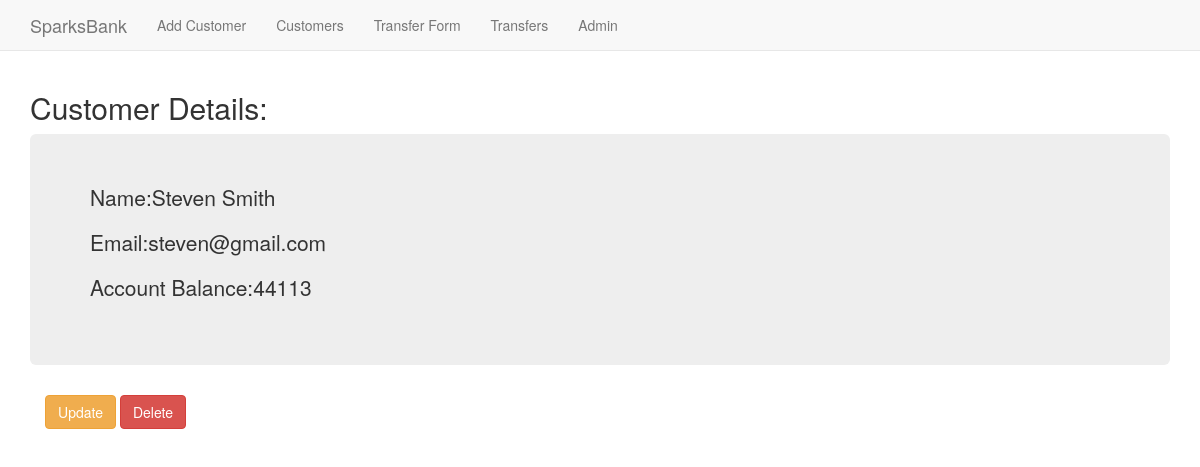
Before: /basicapp/customer/1/ with the older database file.
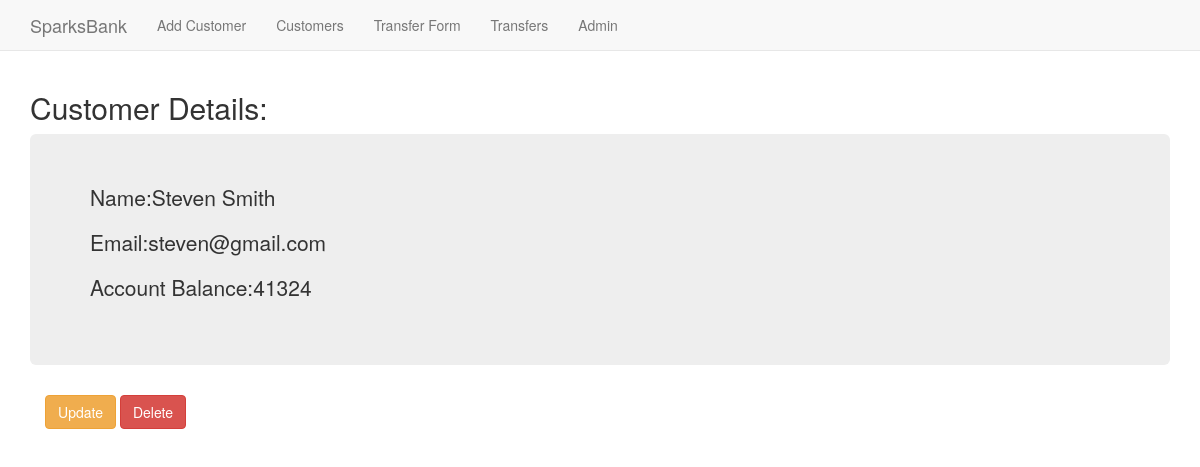
After: the same page with the newer database file.
### basicapp/models.py (models this page shows, shortened)
class Customers(models.Model):
    name = models.CharField(max_length=30,unique=True)
    email = models.EmailField(unique=True)
    balance = models.IntegerField()

### basicapp/views.py (the view)
# urls.py: path('customer/<pk>/',views.CustomerDetailView.as_view(),name='detail'),
class CustomerDetailView(DetailView):
    context_object_name='customer_detail'
    model=Customers
    template_name='basicapp/customer_detail.html'

### basicapp/templates/basicapp/customer_detail.html
{%extends "basicapp/basicapp_base.html"%}
  {%block body_block%}
  <h2>Customer Details:</h2>
  <div class="customers">
    <div class="jumbotron">
        <p>Name:{{customer_detail.name}}</p>
        <p>Email:{{customer_detail.email}}</p>
        <p>Account Balance:{{customer_detail.balance}}</p>
    </div>
  </div>
  <div class="container">
    <a class="btn btn-warning" href="{%url 'basicapp:update' pk=customer_detail.pk%}">Update</a>
    <a class="btn btn-danger" href="{%url 'basicapp:delete' pk=customer_detail.pk%}">Delete</a></p>
  </div>
  {%endblock%}

Changed rows visible on the page:
changed Customers "Steven Smith": balance "44113" → "41324"
